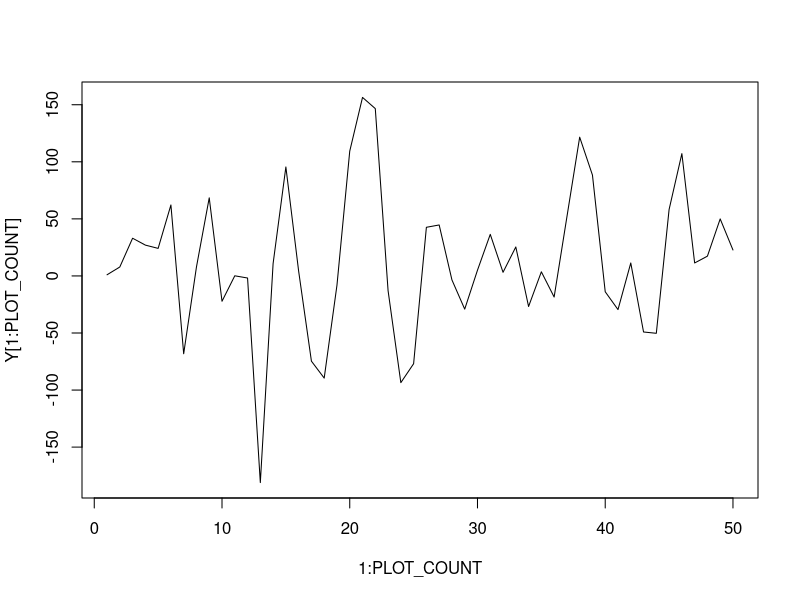
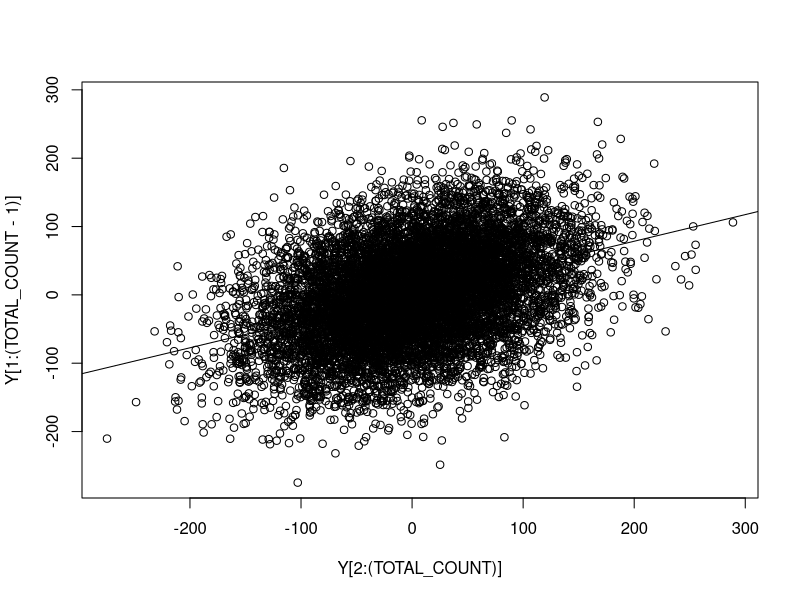
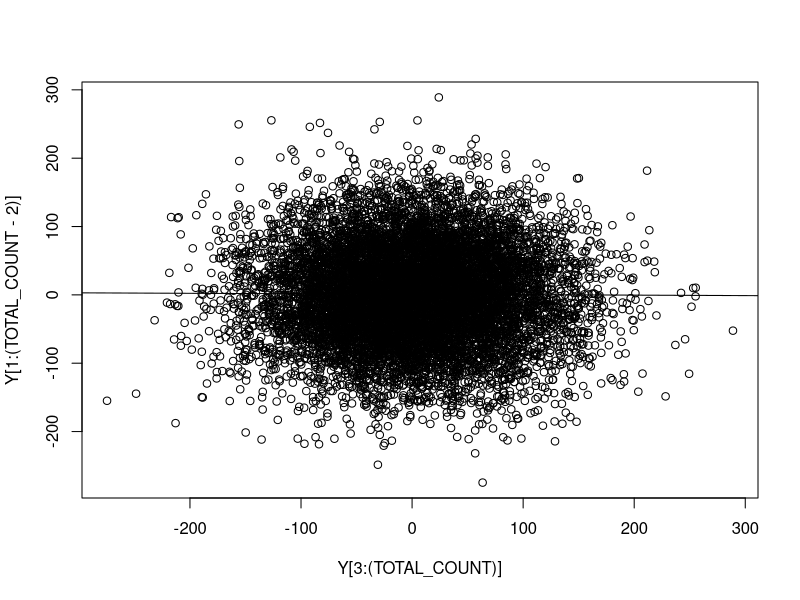
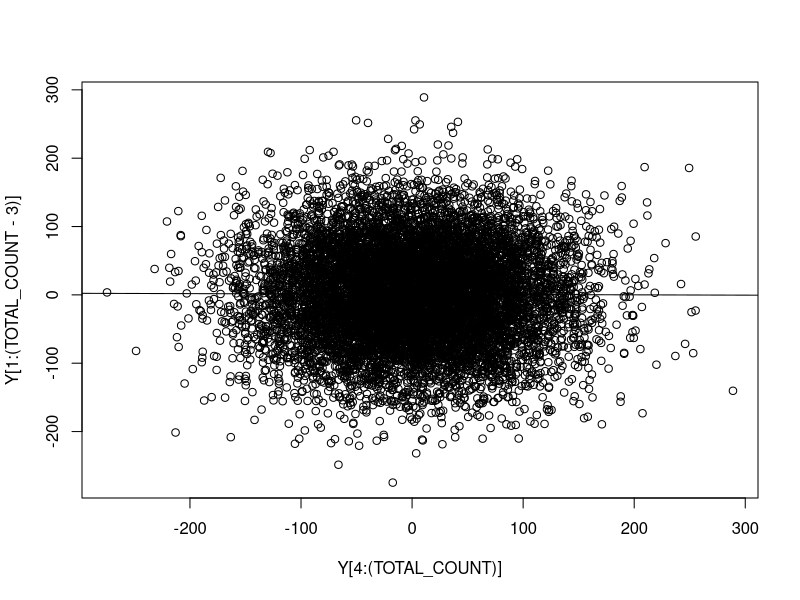
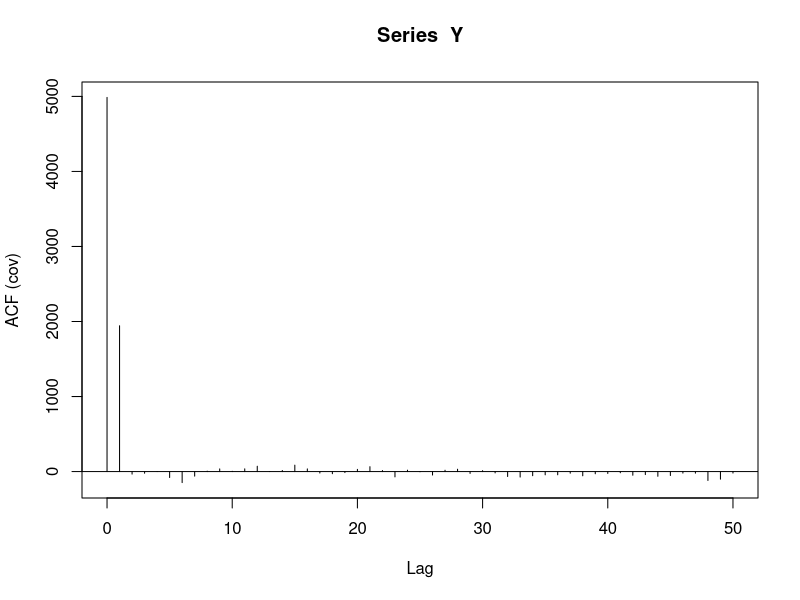

The R source for these figures, in order:
#Simple application for Moving Average 1
#MA(1): Y[t] = MA_C + err[t] + theta1*err[t-1]


#Create a random set of data
set.seed(99)  #Used for Random Number Generation
              #99 is my lucky number
TOTAL_COUNT <- 10000   #Number of simulated trials
MA_C     <- 1    #MA_C is constant in MA(1)
THETA_1  <- 2    #THETA_1 is another constant in MA(1)
err_mean <- 0    #For generating White Noise (WN)
err_sd   <- 32   #For generating WN
Y   <- rep(NA, TOTAL_COUNT)  #Univariate RV
err <- rep(NA, TOTAL_COUNT)  #White Noise RV
Y[1]   <- MA_C    #initialise 1st term
err[1] <- 0       #initialise 1st term

#Simulate random values for MA(1)
for (t in 2:TOTAL_COUNT) {
  err[t] <- rnorm(n = TOTAL_COUNT, mean = err_mean, sd = err_sd)
  Y[t]   <- (MA_C + err[t] + (THETA_1*err[t-1]))
}

PLOT_COUNT <- 50   #Set to only plot first 50 values
plot(x = 1:PLOT_COUNT, y = Y[1:PLOT_COUNT], "l")

#Verify Properties of MA(1)
MA1_mean <- mean(Y)  #Mean of MA(1)
print(MA1_mean)      #close to MA_C == 1

MA1_variance <-var(Y)  #Variance of MA(1)
print(MA1_variance)

MA1_err_variance <- var(err)   #WN variance
print(MA1_err_variance)

#verify var(MA(1)) is (1 + THETA_1^2)sigma^2
verify_MA1_variance <- (1 + (THETA_1^2))*MA1_err_variance
print(verify_MA1_variance)


#verify var(MA(1)) is (1 + THETA_1^2)sigma^2
verify_MA1_covariance <- (THETA_1)/(1 + (THETA_1^2))
print(verify_MA1_covariance)

#summary(Y)
#summary(err)

#Compare 1st Lag vs 2nd Lag and 3rd Lag for MA(1)
#Scatterplot for 1st Lag
plot(x = Y[2:(TOTAL_COUNT)], y = Y[1:(TOTAL_COUNT-1)])
abline(lm(Y[2:(TOTAL_COUNT)] ~ Y[1:(TOTAL_COUNT-1)]))

#Scatterplot for 2nd Lag
#The slope for 2nd Lag is almost flat (visually)
plot(x = Y[3:(TOTAL_COUNT)], y = Y[1:(TOTAL_COUNT-2)])
abline(lm(Y[3:(TOTAL_COUNT)] ~ Y[1:(TOTAL_COUNT-2)]))

#Scatterplot for 3rd Lag
#The slope for 3rd Lag is almost flat (visually)
plot(x = Y[4:(TOTAL_COUNT)], y = Y[1:(TOTAL_COUNT-3)])
abline(lm(Y[4:(TOTAL_COUNT)] ~ Y[1:(TOTAL_COUNT-3)]))

#MAX_LAG <- TOTAL_COUNT
MAX_LAG <- 50
acf(x = Y, lag.max = MAX_LAG, type = "covariance")